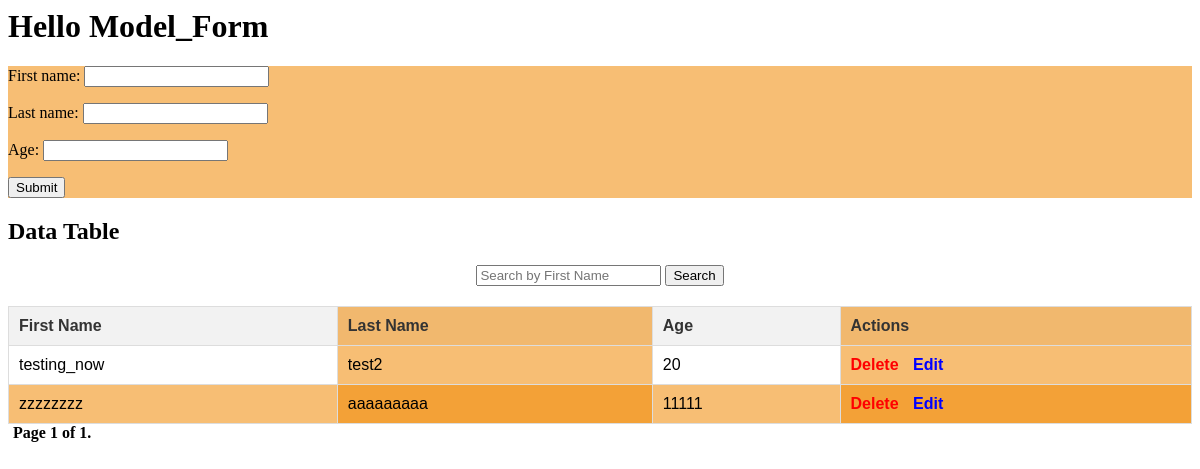
Page /?page=2 on the earlier database version.
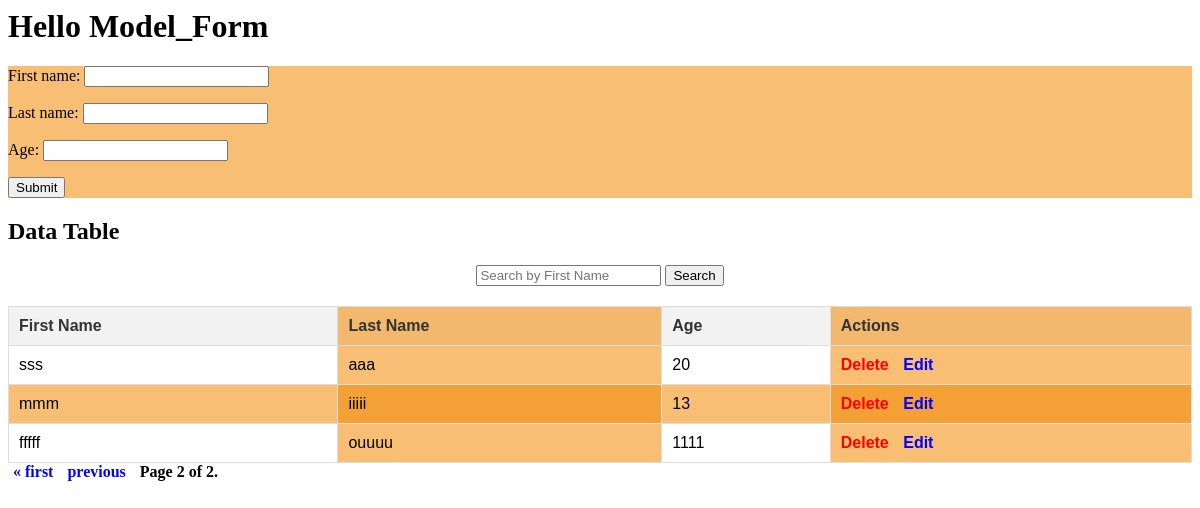
Same page on the later database version.
### demoapp/models.py (models this page shows)
class Logger(models.Model):
    first_name = models.CharField(max_length= 200)
    last_name = models.CharField(max_length= 200)
    age = models.IntegerField()

### demoapp/views.py (the view)
# urls.py: path('', views.form_view , name="Form_Model"),
def form_view(request):
    form = LogForm()
    page_obj = None
    search_query=request.GET.get('search','')
    if request.method == 'POST':
        form = LogForm(request.POST)
        if form.is_valid():
            form.save()
            return redirect(reverse('Form_Model'))
    saved_data = Logger.objects.all()
    if search_query :
        saved_data = saved_data.filter(
            Q(first_name__icontains=search_query)|
            Q(last_name__icontains=search_query)|
            Q(age__icontains=search_query))
    paginator = Paginator(saved_data, 3)
    page_number = request.GET.get('page')
    page_obj = paginator.get_page(page_number)
    context = {'form': form, 'page_obj': page_obj,'search_query': search_query}
    return render(request, "home.html", context)

### demoapp/forms.py
class LogForm(forms.ModelForm):
    class Meta:
     model = Logger
     fields = '__all__'

### demoapp/templates/home.html (shortened to what this page needs)
<h1> Hello Model_Form </h1>
<div>
<form action="" method="post", style = "background-color:rgba(240, 139, 8, 0.56);">
    {{form.as_p}}
    <div style="display: flex; gap: 10px;">
    <input type="submit" value="Submit">
</form>
</div>
    <h2> Data Table</h2>
    <form method="get" style="margin: 20px 0; text-align: center;">
        <input type="text" name="search" placeholder="Search by First Name" value="{{ search_query }}">
        <button type="submit">Search</button>
    </form>
    <table>
        <thead>
            <tr>
                <th>First Name</th>
                <th>Last Name</th>
                <th>Age</th>
                <th>Actions</th>
            </tr>
        </thead>
        <tbody>
            {% for item in page_obj %}
            <tr >
                <td>{{item.first_name}}</td>
                <td>{{item.last_name}} </td>
                <td>{{item.age}}</td>
                <td>
                    <a href="{% url 'delete_entry' item.id %}"
                        class="delete-link">Delete</a>
                    <a href="{% url 'update_entry' item.id %}"
                        class="edit-link">Edit</a>
                </td>
            </tr>
            {% endfor %}
        </tbody>
    </table>
    <div>
        <span class="paginator_test">
            {% if page_obj.has_previous %}
            <a href="?page=1">&laquo; first</a>
            <a href="?page={{ page_obj.previous_page_number}}">previous</a>
            {% endif%}
            <span class="current">
                Page {{ page_obj.number}} of {{page_obj.paginator.num_pages}}.
            </span>

Differences in the rows shown:
no longer on this page (row unchanged): Logger: first_name "testing_now", last_name "test2", age "20"
no longer on this page (row unchanged): Logger: first_name "zzzzzzzz", last_name "aaaaaaaaa", age "11111"
added Logger: first_name "sss", last_name "aaa", age "20"
added Logger: first_name "mmm", last_name "iiiii", age "13"
added Logger: first_name "fffff", last_name "ouuuu", age "1111"
Other differences:
{{ page_obj.number }}: "1" → "2"
{{ page_obj.paginator.num_pages }}: "1" → "2"
text now shown: "« first previous"
